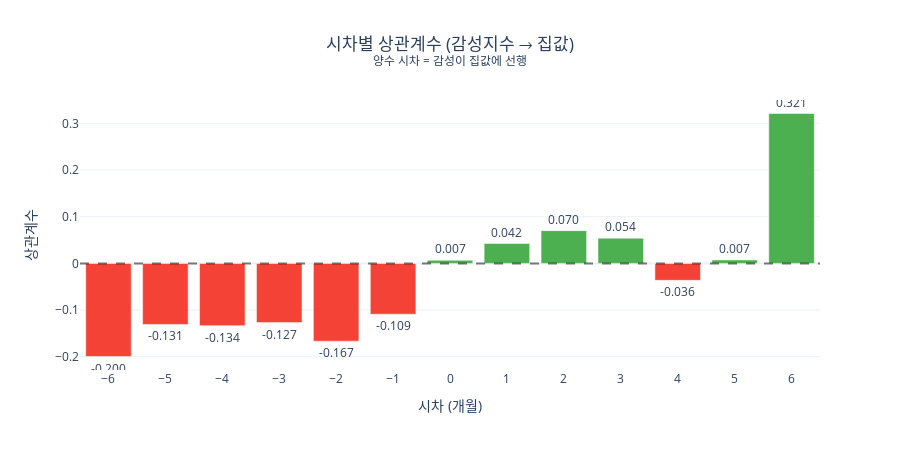

Source (notebook cell):
### Markdown cell above
### 15-3. 시차 상관분석 시각화

### Code cell
fig3 = go.Figure()

colors = ['#4CAF50' if r > 0 else '#F44336' for r in lag_results['correlation']]
fig3.add_trace(
    go.Bar(x=lag_results['lag'], y=lag_results['correlation'],
           marker_color=colors, text=[f'{r:.3f}' for r in lag_results['correlation']],
           textposition='outside', hovertemplate='시차: %{x}개월<br>상관계수: %{y:.4f}<extra></extra>')
)

fig3.add_hline(y=0, line_dash="dash", line_color="black", opacity=0.5)

fig3.update_layout(
    title={'text': '시차별 상관계수 (감성지수 → 집값)<br><sup>양수 시차 = 감성이 집값에 선행</sup>', 'x': 0.5},
    xaxis_title='시차 (개월)', yaxis_title='상관계수',
    template='plotly_white', xaxis=dict(tickmode='linear', tick0=-6, dtick=1), height=450
)

fig3.show()

### Figure 1 — Plotly figure (JSON) as saved in the notebook; plotly's stock layout.template omitted (floating-point values rounded to 4 significant figures)
{"data": [{"hovertemplate": "시차: %{x}개월<br>상관계수: %{y:.4f}<extra></extra>", "marker": {"color": ["#F44336", "#F44336", "#F44336", "#F44336", "#F44336", "#F44336", "#4CAF50", "#4CAF50", "#4CAF50", "#4CAF50", "#F44336", "#4CAF50", "#4CAF50"]}, "text": ["-0.200", "-0.131", "-0.134", "-0.127", "-0.167", "-0.109", "0.007", "0.042", "0.070", "0.054", "-0.036", "0.007", "0.321"], "textposition": "outside", "type": "bar", "x": [-6, -5, -4, -3, -2, -1, 0, 1, 2, 3, 4, 5, 6], "y": [-0.1995, -0.1308, -0.1335, -0.1269, -0.1668, -0.1089, 0.006606, 0.04247, 0.07015, 0.05392, -0.03635, 0.007328, 0.3212]}], "layout": {"height": 450, "shapes": [{"line": {"color": "black", "dash": "dash"}, "opacity": 0.5, "type": "line", "x0": 0, "x1": 1, "xref": "x domain", "y0": 0, "y1": 0, "yref": "y"}], "title": {"text": "시차별 상관계수 (감성지수 → 집값)<br><sup>양수 시차 = 감성이 집값에 선행</sup>", "x": 0.5}, "xaxis": {"dtick": 1, "tick0": -6, "tickmode": "linear", "title": {"text": "시차 (개월)"}}, "yaxis": {"title": {"text": "상관계수"}}}}
